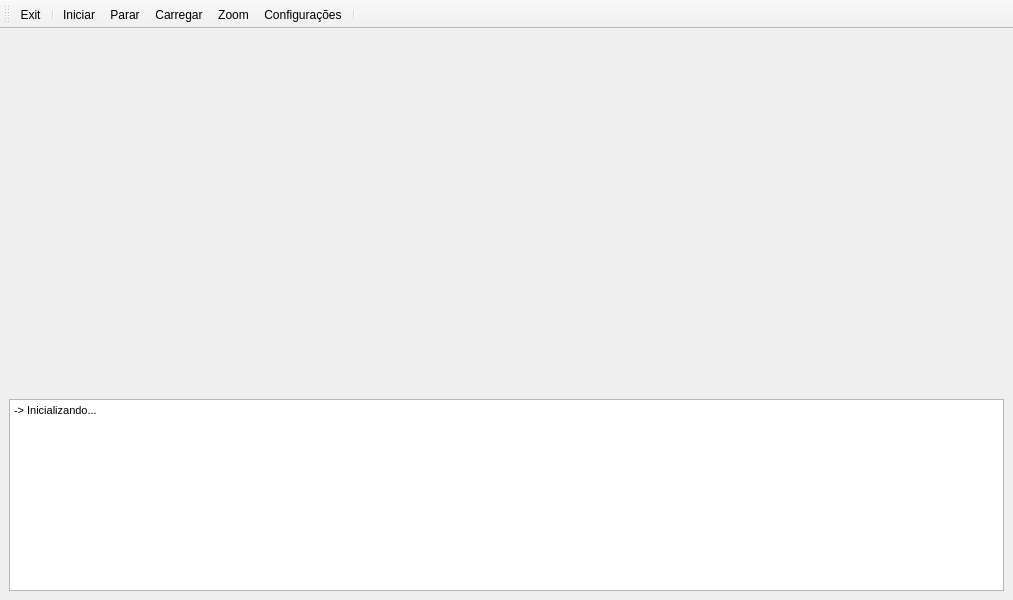
<?xml version="1.0" encoding="UTF-8"?>
<ui version="4.0">
 <class>MainWindow</class>
 <widget class="QMainWindow" name="MainWindow">
  <property name="geometry">
   <rect>
    <x>0</x>
    <y>0</y>
    <width>1013</width>
    <height>600</height>
   </rect>
  </property>
  <property name="windowTitle">
   <string>LASEC - FEELT - UFU</string>
  </property>
  <widget class="QWidget" name="centralWidget">
   <layout class="QVBoxLayout" name="verticalLayout">
    <item>
     <widget class="QwtPlot" name="qwtPlot1">
      <property name="sizePolicy">
       <sizepolicy hsizetype="Expanding" vsizetype="Expanding">
        <horstretch>0</horstretch>
        <verstretch>0</verstretch>
       </sizepolicy>
      </property>
     </widget>
    </item>
    <item>
     <layout class="QHBoxLayout" name="horizontalLayout_2">
      <item>
       <widget class="QTextEdit" name="textEdit">
        <property name="sizePolicy">
         <sizepolicy hsizetype="Expanding" vsizetype="Minimum">
          <horstretch>0</horstretch>
          <verstretch>0</verstretch>
         </sizepolicy>
        </property>
        <property name="readOnly">
         <bool>true</bool>
        </property>
        <property name="html">
         <string>&lt;!DOCTYPE HTML PUBLIC &quot;-//W3C//DTD HTML 4.0//EN&quot; &quot;http://www.w3.org/TR/REC-html40/strict.dtd&quot;&gt;
&lt;html&gt;&lt;head&gt;&lt;meta name=&quot;qrichtext&quot; content=&quot;1&quot; /&gt;&lt;style type=&quot;text/css&quot;&gt;
p, li { white-space: pre-wrap; }
&lt;/style&gt;&lt;/head&gt;&lt;body style=&quot; font-family:'MS Shell Dlg 2'; font-size:8.25pt; font-weight:400; font-style:normal;&quot;&gt;
&lt;p style=&quot; margin-top:0px; margin-bottom:0px; margin-left:0px; margin-right:0px; -qt-block-indent:0; text-indent:0px;&quot;&gt;&lt;span style=&quot; font-size:8pt;&quot;&gt;-&amp;gt; Inicializando...&lt;/span&gt;&lt;/p&gt;&lt;/body&gt;&lt;/html&gt;</string>
        </property>
       </widget>
      </item>
     </layout>
    </item>
   </layout>
  </widget>
  <widget class="QToolBar" name="toolBar">
   <property name="windowTitle">
    <string>toolBar</string>
   </property>
   <property name="floatable">
    <bool>false</bool>
   </property>
   <attribute name="toolBarArea">
    <enum>TopToolBarArea</enum>
   </attribute>
   <attribute name="toolBarBreak">
    <bool>false</bool>
   </attribute>
   <addaction name="actionExit"/>
   <addaction name="separator"/>
   <addaction name="actionIni"/>
   <addaction name="actionParar"/>
   <addaction name="actionCarDados"/>
   <addaction name="actionZoom"/>
   <addaction name="actionConfig"/>
   <addaction name="separator"/>
  </widget>
  <action name="actionIni">
   <property name="text">
    <string>Iniciar</string>
   </property>
   <property name="toolTip">
    <string>Inicializa a identificação do sistema</string>
   </property>
   <property name="shortcut">
    <string>Ctrl+I</string>
   </property>
  </action>
  <action name="actionParar">
   <property name="text">
    <string>Parar</string>
   </property>
   <property name="toolTip">
    <string>Pára a identificação do sistema</string>
   </property>
   <property name="shortcut">
    <string>Ctrl+P</string>
   </property>
  </action>
  <action name="actionExit">
   <property name="text">
    <string>Exit</string>
   </property>
   <property name="toolTip">
    <string>Sai da plataforma</string>
   </property>
   <property name="shortcut">
    <string>Ctrl+E</string>
   </property>
  </action>
  <action name="actionCarDados">
   <property name="text">
    <string>Carregar</string>
   </property>
   <property name="toolTip">
    <string>Carrega os dados </string>
   </property>
   <property name="shortcut">
    <string>Ctrl+P</string>
   </property>
  </action>
  <action name="actionConfig">
   <property name="text">
    <string>Configurações</string>
   </property>
   <property name="toolTip">
    <string>Abre tela para ajustes das configurações</string>
   </property>
   <property name="shortcut">
    <string>Ctrl+G</string>
   </property>
  </action>
  <action name="actionZoom">
   <property name="text">
    <string>Zoom</string>
   </property>
   <property name="toolTip">
    <string>habilita zoom na tela</string>
   </property>
  </action>
 </widget>
 <customwidgets>
  <customwidget>
   <class>QwtPlot</class>
   <extends>QFrame</extends>
   <header>qwt_plot.h</header>
   <container>1</container>
  </customwidget>
 </customwidgets>
 <resources/>
 <connections/>
 <slots>
  <slot>slot_Iniciar()</slot>
  <slot>slot_PararContinuar()</slot>
 </slots>
</ui>
